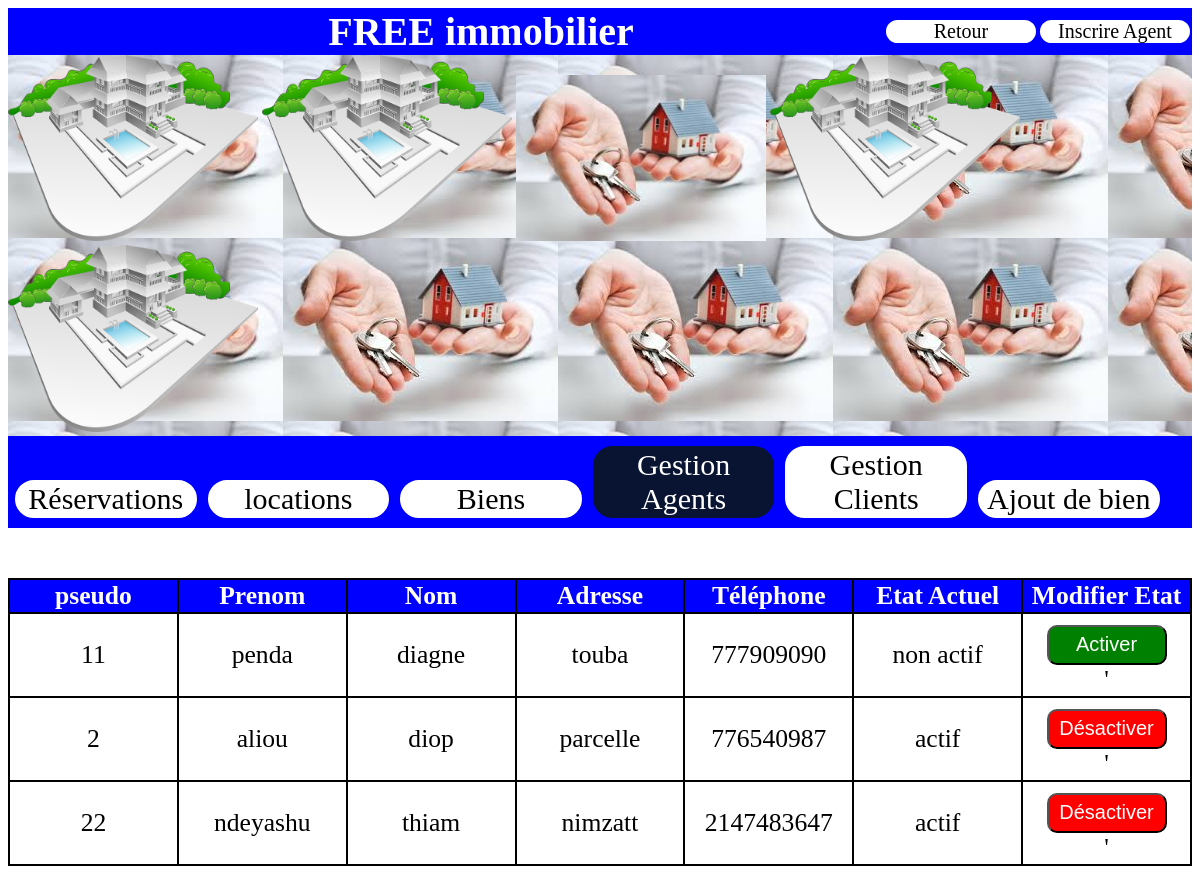
Page /agent.php (signed in) on the committed database.
### tables this page shows
CREATE TABLE `compte` (
  `login` varchar(50) NOT NULL,
  `mdp` varchar(50) NOT NULL,
  `etat` varchar(50) NOT NULL
);

CREATE TABLE `agent` (
  `idAgent` varchar(50) NOT NULL,
  `prenom` varchar(50) NOT NULL,
  `nom` varchar(50) NOT NULL,
  `adresse` varchar(50) NOT NULL,
  `telephone` int(50) NOT NULL
);

### agent.php (the view, shortened to what this page needs)
<!doctype html>
<html>
<head>
 <link rel="stylesheet" href="admine.css" />
 <link rel="stylesheet" href="styl.css" />
</head>
<body  >
<section id='span'>
<a class="app"  href="inscript2.php"> Inscrire Agent</a>
<a class="app"  href="admin.php"> Retour</a>
		<h1 id='h11'> FREE immobilier</h1>
</section>
<header>
<img id ='b' src  ="icon4.png"/>
<img id ='b' src  ="icon4.png"/>
<img id ='b' src  ="index.4jpg.jpg"/>
<img id ='b' src  ="icon4.png"/>
<img id ='b' src  ="icon4.png"/>
	</header>
		<section id='span'>
        <a  class="gf" href="reservation.php" >Réservations </a>
		<a class="gf" href="location.php" >locations </a>
		<a  class="gf" href="bien.php" > Biens</a>
		<a id="kal" class="gf" href="agent.php" > Gestion Agents</a>
		<a class="gf" href="client.php" > Gestion Clients</a>
		<a class="gf" href="ajouter.php">Ajout de bien </a>
		</section>
	<?php
		$con=new PDO("mysql:host=127.0.0.1;dbname=immo","root","");
		$a='SELECT * FROM compte c join agent a where a.idAgent=c.login';
	    $re=$con->query($a);
		echo"<table><thead> <th>pseudo</th> <th>Prenom</th> <th>Nom</th> <th>Adresse</th> <th>Téléphone</th> <th>Etat Actuel</th> <th>Modifier Etat</th> </thead>";
		while($res=$re->fetch())
		{
			echo"<tr>";
			echo'<td>'.$res["idAgent"].' </td>';
			echo'<td>'.$res["prenom"].' </td>';
			echo'<td>'.$res["nom"].' </td>';
			echo'<td>'.$res["adresse"].' </td>';
			echo'<td> '.$res["telephone"].'</td>';
			echo'<td> '.$res["etat"].'</td>';
			echo'<td>';
			if($res["etat"]=="actif")
		{
			echo"	<form  method='post' action='activer.php' >";
		echo "<span><input type='submit'  value='Désactiver' style='background:red;color:white;width:120px;height:40px;border-radius:10px;font-size:20px; ' />	</span>
		</form>";
		}
		else
		{
			echo"	<form method='post' action='activer.php' >";
		echo "<span><input type='submit'  value='Activer' style='background:green;color:white;width:120px;height:40px;border-radius:10px;font-size:20px; ' />	</span>
		</form>";
		 }
			echo"'</td></tr>";
		}
		echo"</table>";
	?>
</body>
</html>

### admine.css (style rules this page uses)
h1 { text-align:center; color:white; margin-top:10px; }
img { width:250px; height:20px; }
#span { background-color:lime; }
#h11 { margin:auto;font-size:250%;font-style:italien; font-family:algerian; margin-left:70px;color:black;text-align:center; }
#b { height:78%; }
header img { display:inline; }
header { background-image:url("index.4jpg.jpg") ;height:20%; }
.app { border:2px solid blue; display:block; width:150px; float:right; border-radius:20px; font-size:20px; background:white; margin-top:10px; text-decoration:none; text-align:center; color:black; margin-bottom:10px; }
a { background-color:silver;display:inline-block; border:2px solid white; width:30%; border-radius:20px; font-size:30px; background:silver; margin-top:10px; text-decoration:none; text-align:center; color:black; margin-bottom:10px; }
.gf { width:15%;display:inline-block; margin-left:7px }
#h11 { color:white; }
#span { background-color:blue; }
a { background-color:white; }
#kal { background-color:rgb(9,20,50); color:white;border:2px solid rgb(9,20,50) }

### styl.css (style rules this page uses)
h1 { text-align:center; color:white; margin-top:10px; }
th { color:white; }
td,th { border:2px solid black; text-align:center;font-size:160%; height:30px; width:150px; }
th { background:blue; }
table { border-collapse:collapse;border:2px solid black; margin-left:50px;margin-right:50px; margin-top:20px;width:100%;margin:auto; margin-top:50px;;margin-bottom:50px; }
input { margin-top:10px; margin-bottom:0px; }

### rows in the picture
compte: agent.idAgent "11", agent.prenom "penda", agent.nom "diagne", agent.adresse "touba", agent.telephone "777909090", etat "non actif"
compte: agent.idAgent "2", agent.prenom "aliou", agent.nom "diop", agent.adresse "parcelle", agent.telephone "776540987", etat "actif"
compte: agent.idAgent "22", agent.prenom "ndeyashu", agent.nom "thiam", agent.adresse "nimzatt", agent.telephone "2147483647", etat "actif"
